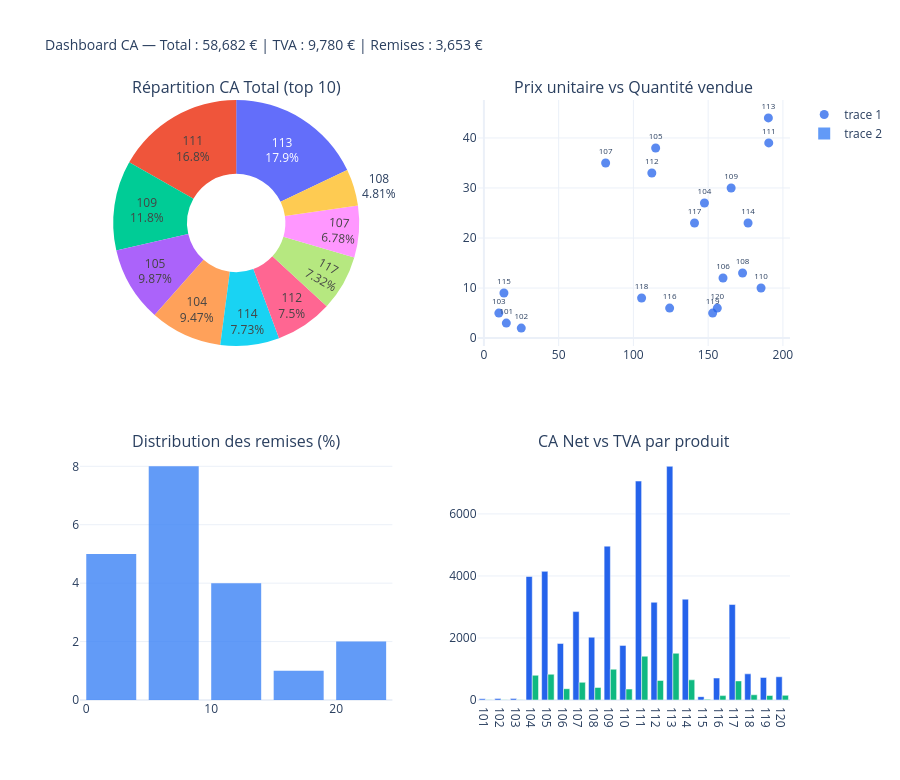

The notebook cell saved with this chart:
### Markdown cell above
---
## 5 · Dashboard récapitulatif

### Code cell
ca_total   = df['CA_Total'].sum()
tva_tot    = df['TVA'].sum()
remise_tot = df['remise_eur'].sum()
fig = make_subplots(
    rows=2, cols=2,
    subplot_titles=(
        'Répartition CA Total (top 10)',
        'Prix unitaire vs Quantité vendue',
        'Distribution des remises (%)',
        'CA Net vs TVA par produit'
    ),
    specs=[
        [{'type': 'pie'}, {'type': 'xy'}],
        [{'type': 'xy'}, {'type': 'xy'}]
    ],
    vertical_spacing=0.18, horizontal_spacing=0.12
)
# Pie CA total
top10 = df.nlargest(10, 'CA_Total')
fig.add_trace(go.Pie(
    labels=top10['ID'], values=top10['CA_Total'],
    hole=0.4, textinfo='label+percent', showlegend=False
), row=1, col=1)

# Scatter prix / quantité
fig.add_trace(go.Scatter(
    x=df['Prix'], y=df['Quantite'],
    mode='markers+text', text=df['ID'],
    textposition='top center', textfont_size=8,
    marker=dict(color='#2563eb', size=9, opacity=0.75),
    hovertemplate='Produit %{text}<br>Prix : %{x:.2f} €<br>Qté : %{y}<extra></extra>'
), row=1, col=2)

# Histogram remises
fig.add_trace(go.Histogram(
    x=df['Remise'], nbinsx=8,
    marker_color='#3b82f6', opacity=0.8
), row=2, col=1)

# Bar CA Net vs TVA
fig.add_trace(go.Bar(
    name='CA Net', x=df['ID'], y=df['CA_Net'],
    marker_color='#2563eb', showlegend=False
), row=2, col=2)
fig.add_trace(go.Bar(
    name='TVA', x=df['ID'], y=df['TVA'],
    marker_color='#10b981', showlegend=False
), row=2, col=2)

fig.update_layout(
    title=dict(
        text=f'Dashboard CA — Total : {ca_total:,.0f} € | TVA : {tva_tot:,.0f} € | Remises : {remise_tot:,.0f} €',
        font_size=14
    ),
    template=TEMPLATE,
    height=780,
    barmode='group'
)
fig.show()

### Figure 1 — Plotly figure (JSON) as saved in the notebook; plotly's stock layout.template omitted (floating-point values rounded to 4 significant figures)
{"data": [{"domain": {"x": [0, 0.44], "y": [0.59, 1]}, "hole": 0.4, "labels": ["113", "111", "109", "105", "104", "114", "112", "117", "107", "108"], "showlegend": false, "textinfo": "label+percent", "type": "pie", "values": [9043.0, 8471.0, 5954.0, 4977.0, 4780.0, 3901.0, 3781.0, 3694.0, 3420.0, 2429.0]}, {"hovertemplate": "Produit %{text}<br>Prix : %{x:.2f} €<br>Qté : %{y}<extra></extra>", "marker": {"color": "#2563eb", "opacity": 0.75, "size": 9}, "mode": "markers+text", "text": ["101", "102", "103", "104", "105", "106", "107", "108", "109", "110", "111", "112", "113", "114", "115", "116", "117", "118", "119", "120"], "textfont": {"size": 8}, "textposition": "top center", "type": "scatter", "x": [15.0, 25.0, 10.0, 147.5, 114.9, 159.9, 81.44, 173.0, 165.4, 185.4, 190.5, 112.3, 190.3, 176.7, 13.4, 124.2, 140.9, 105.5, 153.0, 156.1], "xaxis": "x", "y": [3, 2, 5, 27, 38, 12, 35, 13, 30, 10, 39, 33, 44, 23, 9, 6, 23, 8, 5, 6], "yaxis": "y"}, {"marker": {"color": "#3b82f6"}, "nbinsx": 8, "opacity": 0.8, "type": "histogram", "x": [10.0, 5.0, 0.0, 0.0, 5.0, 5.0, 0.0, 10.0, 0.0, 5.0, 5.0, 15.0, 10.0, 20.0, 10.0, 5.0, 5.0, 0.0, 5.0, 20.0], "xaxis": "x2", "yaxis": "y2"}, {"marker": {"color": "#2563eb"}, "name": "CA Net", "showlegend": false, "type": "bar", "x": ["101", "102", "103", "104", "105", "106", "107", "108", "109", "110", "111", "112", "113", "114", "115", "116", "117", "118", "119", "120"], "xaxis": "x3", "y": [40.5, 47.5, 50.0, 3983.0, 4148.0, 1823.0, 2850.0, 2024.0, 4961.0, 1761.0, 7060.0, 3151.0, 7535.0, 3251.0, 108.5, 708.2, 3078.0, 843.9, 726.8, 749.4], "yaxis": "y3"}, {"marker": {"color": "#10b981"}, "name": "TVA", "showlegend": false, "type": "bar", "x": ["101", "102", "103", "104", "105", "106", "107", "108", "109", "110", "111", "112", "113", "114", "115", "116", "117", "118", "119", "120"], "xaxis": "x3", "y": [8.1, 9.5, 10.0, 796.7, 829.5, 364.7, 570.1, 404.8, 992.3, 352.2, 1412.0, 630.2, 1507.0, 650.2, 21.71, 141.6, 615.7, 168.8, 145.4, 149.9], "yaxis": "y3"}], "layout": {"annotations": [{"font": {"size": 16}, "showarrow": false, "text": "Répartition CA Total (top 10)", "x": 0.22, "xanchor": "center", "xref": "paper", "y": 1, "yanchor": "bottom", "yref": "paper"}, {"font": {"size": 16}, "showarrow": false, "text": "Prix unitaire vs Quantité vendue", "x": 0.78, "xanchor": "center", "xref": "paper", "y": 1, "yanchor": "bottom", "yref": "paper"}, {"font": {"size": 16}, "showarrow": false, "text": "Distribution des remises (%)", "x": 0.22, "xanchor": "center", "xref": "paper", "y": 0.41, "yanchor": "bottom", "yref": "paper"}, {"font": {"size": 16}, "showarrow": false, "text": "CA Net vs TVA par produit", "x": 0.78, "xanchor": "center", "xref": "paper", "y": 0.41, "yanchor": "bottom", "yref": "paper"}], "barmode": "group", "height": 780, "title": {"font": {"size": 14}, "text": "Dashboard CA — Total : 58,682 € | TVA : 9,780 € | Remises : 3,653 €"}, "xaxis": {"anchor": "y", "domain": [0.56, 1]}, "xaxis2": {"anchor": "y2", "domain": [0, 0.44]}, "xaxis3": {"anchor": "y3", "domain": [0.56, 1]}, "yaxis": {"anchor": "x", "domain": [0.59, 1]}, "yaxis2": {"anchor": "x2", "domain": [0, 0.41]}, "yaxis3": {"anchor": "x3", "domain": [0, 0.41]}}}
